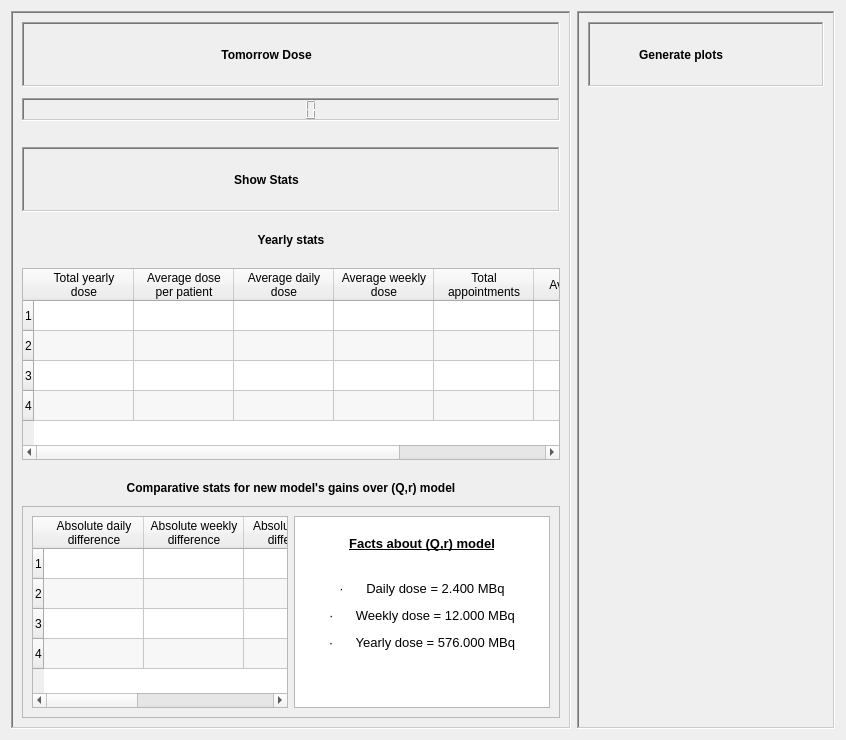
      <widget class="QWidget" name="statisticsTab">
       <attribute name="title">
        <string>Statistics</string>
       </attribute>
       <layout class="QHBoxLayout" name="horizontalLayout_4">
        <item>
         <widget class="QFrame" name="generalStatsFrame">
          <property name="frameShape">
           <enum>QFrame::WinPanel</enum>
          </property>
          <property name="frameShadow">
           <enum>QFrame::Sunken</enum>
          </property>
          <layout class="QVBoxLayout" name="verticalLayout_5">
           <item>
            <layout class="QVBoxLayout" name="tomorrowDose">
             <item>
              <widget class="QFrame" name="tomorrowDose_2">
               <property name="frameShape">
                <enum>QFrame::WinPanel</enum>
               </property>
               <property name="frameShadow">
                <enum>QFrame::Sunken</enum>
               </property>
               <layout class="QHBoxLayout" name="doseLabel">
                <item>
                 <spacer name="horizontalSpacer_3">
                  <property name="orientation">
                   <enum>Qt::Horizontal</enum>
                  </property>
                  <property name="sizeHint" stdset="0">
                   <size>
                    <width>40</width>
                    <height>20</height>
                   </size>
                  </property>
                 </spacer>
                </item>
                <item>
                 <widget class="QLabel" name="tomorrowDoseLabel">
                  <property name="font">
                   <font>
                    <weight>75</weight>
                    <bold>true</bold>
                   </font>
                  </property>
                  <property name="text">
                   <string>Tomorrow Dose</string>
                  </property>
                  <property name="alignment">
                   <set>Qt::AlignCenter</set>
                  </property>
                 </widget>
                </item>
                <item>
                 <widget class="QToolButton" name="calculateButton">
                  <property name="toolTip">
                   <string>Calculate the overall dose for tomorrow</string>
                  </property>
                  <property name="text">
                   <string/>
                  </property>
                  <property name="icon">
                   <iconset resource="icons.qrc">
                    <normaloff>:/icons/icons8-calculate-48.png</normaloff>:/icons/icons8-calculate-48.png</iconset>
                  </property>
                  <property name="iconSize">
                   <size>
                    <width>36</width>
                    <height>36</height>
                   </size>
                  </property>
                  <property name="autoRaise">
                   <bool>true</bool>
                  </property>
                 </widget>
                </item>
                <item>
                 <spacer name="horizontalSpacer_4">
                  <property name="orientation">
                   <enum>Qt::Horizontal</enum>
                  </property>
                  <property name="sizeHint" stdset="0">
                   <size>
                    <width>40</width>
                    <height>20</height>
                   </size>
                  </property>
                 </spacer>
                </item>
               </layout>
              </widget>
             </item>
             <item>
              <spacer name="verticalSpacer_2">
               <property name="orientation">
                <enum>Qt::Vertical</enum>
               </property>
               <property name="sizeType">
                <enum>QSizePolicy::Fixed</enum>
               </property>
               <property name="sizeHint" stdset="0">
                <size>
                 <width>20</width>
                 <height>5</height>
                </size>
               </property>
              </spacer>
             </item>
             <item>
              <widget class="QLCDNumber" name="lcdNumber">
               <property name="sizePolicy">
                <sizepolicy hsizetype="Minimum" vsizetype="Expanding">
                 <horstretch>0</horstretch>
                 <verstretch>0</verstretch>
                </sizepolicy>
               </property>
               <property name="frameShape">
                <enum>QFrame::WinPanel</enum>
               </property>
               <property name="frameShadow">
                <enum>QFrame::Sunken</enum>
               </property>
               <property name="smallDecimalPoint">
                <bool>false</bool>
               </property>
               <property name="mode">
                <enum>QLCDNumber::Dec</enum>
               </property>
               <property name="segmentStyle">
                <enum>QLCDNumber::Filled</enum>
               </property>
              </widget>
             </item>
             <item>
              <spacer name="verticalSpacer">
               <property name="orientation">
                <enum>Qt::Vertical</enum>
               </property>
               <property name="sizeType">
                <enum>QSizePolicy::Fixed</enum>
               </property>
               <property name="sizeHint" stdset="0">
                <size>
                 <width>20</width>
                 <height>20</height>
                </size>
               </property>
              </spacer>
             </item>
            </layout>
           </item>
           <item>
            <widget class="QFrame" name="frame">
             <property name="frameShape">
              <enum>QFrame::WinPanel</enum>
             </property>
             <property name="frameShadow">
              <enum>QFrame::Sunken</enum>
             </property>
             <layout class="QHBoxLayout" name="doseLabel_2">
              <item>
               <spacer name="horizontalSpacer_5">
                <property name="orientation">
                 <enum>Qt::Horizontal</enum>
                </property>
                <property name="sizeHint" stdset="0">
                 <size>
                  <width>40</width>
                  <height>20</height>
                 </size>
                </property>
               </spacer>
              </item>
              <item>
               <widget class="QLabel" name="showStatsLabel">
                <property name="font">
                 <font>
                  <weight>75</weight>
                  <bold>true</bold>
                 </font>
                </property>
                <property name="text">
                 <string>Show Stats</string>
                </property>
                <property name="alignment">
                 <set>Qt::AlignCenter</set>
                </property>
               </widget>
              </item>
              <item>
               <widget class="QToolButton" name="statsButton">
                <property name="toolTip">
                 <string>Show general statistics</string>
                </property>
                <property name="text">
                 <string/>
                </property>
                <property name="icon">
                 <iconset resource="icons.qrc">
                  <normaloff>:/icons/icons8-statistics-64.png</normaloff>:/icons/icons8-statistics-64.png</iconset>
                </property>
                <property name="iconSize">
                 <size>
                  <width>36</width>
                  <height>36</height>
                 </size>
                </property>
                <property name="autoRaise">
                 <bool>true</bool>
                </property>
               </widget>
              </item>
              <item>
               <spacer name="horizontalSpacer_6">
                <property name="orientation">
                 <enum>Qt::Horizontal</enum>
                </property>
                <property name="sizeHint" stdset="0">
                 <size>
                  <width>40</width>
                  <height>20</height>
                 </size>
                </property>
               </spacer>
              </item>
             </layout>
            </widget>
           </item>
           <item>
            <spacer name="verticalSpacer_4">
             <property name="orientation">
              <enum>Qt::Vertical</enum>
             </property>
             <property name="sizeType">
              <enum>QSizePolicy::Fixed</enum>
             </property>
             <property name="sizeHint" stdset="0">
              <size>
               <width>10</width>
               <height>15</height>
              </size>
             </property>
            </spacer>
           </item>
           <item>
            <widget class="QLabel" name="yearlyStatsLabel">
             <property name="sizePolicy">
              <sizepolicy hsizetype="Preferred" vsizetype="Preferred">
               <horstretch>0</horstretch>
               <verstretch>0</verstretch>
              </sizepolicy>
             </property>
             <property name="font">
              <font>
               <weight>75</weight>
               <bold>true</bold>
              </font>
             </property>
             <property name="text">
              <string>Yearly stats</string>
             </property>
             <property name="alignment">
              <set>Qt::AlignCenter</set>
             </property>
            </widget>
           </item>
           <item>
            <spacer name="verticalSpacer_5">
             <property name="orientation">
              <enum>Qt::Vertical</enum>
             </property>
             <property name="sizeType">
              <enum>QSizePolicy::Fixed</enum>
             </property>
             <property name="sizeHint" stdset="0">
              <size>
               <width>20</width>
               <height>15</height>
              </size>
             </property>
            </spacer>
           </item>
           <item>
            <widget class="QTableWidget" name="statsTable_1">
             <property name="sizePolicy">
              <sizepolicy hsizetype="Expanding" vsizetype="Expanding">
               <horstretch>0</horstretch>
               <verstretch>0</verstretch>
              </sizepolicy>
             </property>
             <property name="editTriggers">
              <set>QAbstractItemView::AnyKeyPressed|QAbstractItemView::EditKeyPressed</set>
             </property>
             <property name="alternatingRowColors">
              <bool>true</bool>
             </property>
             <property name="rowCount">
              <number>4</number>
             </property>
             <attribute name="horizontalHeaderStretchLastSection">
              <bool>true</bool>
             </attribute>
             <row/>
             <row/>
             <row/>
             <row/>
             <column>
              <property name="text">
               <string>Total yearly
dose</string>
              </property>
             </column>
             <column>
              <property name="text">
               <string>Average dose
per patient</string>
              </property>
             </column>
             <column>
              <property name="text">
               <string>Average daily 
dose</string>
              </property>
             </column>
             <column>
              <property name="text">
               <string>Average weekly
dose</string>
              </property>
             </column>
             <column>
              <property name="text">
               <string>Total 
appointments</string>
              </property>
             </column>
             <column>
              <property name="text">
               <string>Average BMI</string>
              </property>
             </column>
             <column>
              <property name="text">
               <string>Year</string>
              </property>
             </column>
            </widget>
           </item>
           <item>
            <spacer name="verticalSpacer_6">
             <property name="orientation">
              <enum>Qt::Vertical</enum>
             </property>
             <property name="sizeType">
              <enum>QSizePolicy::Fixed</enum>
             </property>
             <property name="sizeHint" stdset="0">
              <size>
               <width>20</width>
               <height>15</height>
              </size>
             </property>
            </spacer>
           </item>
           <item>
            <widget class="QLabel" name="comparativeStatsLabel">
             <property name="font">
              <font>
               <weight>75</weight>
               <bold>true</bold>
              </font>
             </property>
             <property name="text">
              <string>Comparative stats for new model's gains over (Q,r) model</string>
             </property>
             <property name="alignment">
              <set>Qt::AlignCenter</set>
             </property>
            </widget>
           </item>
           <item>
            <spacer name="verticalSpacer_7">
             <property name="orientation">
              <enum>Qt::Vertical</enum>
             </property>
             <property name="sizeType">
              <enum>QSizePolicy::Fixed</enum>
             </property>
             <property name="sizeHint" stdset="0">
              <size>
               <width>20</width>
               <height>5</height>
              </size>
             </property>
            </spacer>
           </item>
           <item>
            <widget class="QFrame" name="comparisonFrame">
             <property name="frameShape">
              <enum>QFrame::StyledPanel</enum>
             </property>
             <property name="frameShadow">
              <enum>QFrame::Raised</enum>
             </property>
             <layout class="QHBoxLayout" name="horizontalLayout_5">
              <item>
               <widget class="QTableWidget" name="statsTable_2">
                <property name="sizePolicy">
                 <sizepolicy hsizetype="Expanding" vsizetype="Expanding">
                  <horstretch>1</horstretch>
                  <verstretch>0</verstretch>
                 </sizepolicy>
                </property>
                <property name="alternatingRowColors">
                 <bool>true</bool>
                </property>
                <property name="rowCount">
                 <number>4</number>
                </property>
                <row/>
                <row/>
                <row/>
                <row/>
                <column>
                 <property name="text">
                  <string>Absolute daily
difference</string>
                 </property>
                </column>
                <column>
                 <property name="text">
                  <string>Absolute weekly
difference</string>
                 </property>
                </column>
                <column>
                 <property name="text">
                  <string>Absolute yearly
difference</string>
                 </property>
                </column>
                <column>
                 <property name="text">
                  <string>Percentage
difference</string>
                 </property>
                </column>
                <column>
                 <property name="text">
                  <string>Year</string>
                 </property>
                </column>
               </widget>
              </item>
              <item>
               <widget class="QTextEdit" name="textEdit">
                <property name="enabled">
                 <bool>true</bool>
                </property>
                <property name="sizePolicy">
                 <sizepolicy hsizetype="Fixed" vsizetype="Fixed">
                  <horstretch>0</horstretch>
                  <verstretch>0</verstretch>
                 </sizepolicy>
                </property>
                <property name="readOnly">
                 <bool>true</bool>
                </property>
                <property name="html">
                 <string>&lt;!DOCTYPE HTML PUBLIC &quot;-//W3C//DTD HTML 4.0//EN&quot; &quot;http://www.w3.org/TR/REC-html40/strict.dtd&quot;&gt;
&lt;html&gt;&lt;head&gt;&lt;meta name=&quot;qrichtext&quot; content=&quot;1&quot; /&gt;&lt;style type=&quot;text/css&quot;&gt;
p, li { white-space: pre-wrap; }
&lt;/style&gt;&lt;/head&gt;&lt;body style=&quot; font-family:'Segoe UI'; font-size:10pt; font-weight:400; font-style:normal;&quot;&gt;
&lt;p align=&quot;center&quot; style=&quot;-qt-paragraph-type:empty; margin-top:0px; margin-bottom:0px; margin-left:0px; margin-right:0px; -qt-block-indent:0; text-indent:0px;&quot;&gt;&lt;br /&gt;&lt;/p&gt;
&lt;p align=&quot;center&quot; style=&quot; margin-top:0px; margin-bottom:0px; margin-left:0px; margin-right:0px; -qt-block-indent:0; text-indent:0px;&quot;&gt;&lt;span style=&quot; font-weight:600; text-decoration: underline;&quot;&gt;Facts about (Q,r) model&lt;/span&gt;&lt;/p&gt;
&lt;p align=&quot;center&quot; style=&quot;-qt-paragraph-type:empty; margin-top:0px; margin-bottom:0px; margin-left:0px; margin-right:0px; -qt-block-indent:0; text-indent:0px; font-weight:600;&quot;&gt;&lt;br /&gt;&lt;/p&gt;
&lt;p align=&quot;center&quot; style=&quot;-qt-paragraph-type:empty; margin-top:0px; margin-bottom:0px; margin-left:0px; margin-right:0px; -qt-block-indent:0; text-indent:0px;&quot;&gt;&lt;br /&gt;&lt;/p&gt;
&lt;p align=&quot;center&quot; style=&quot; margin-top:0px; margin-bottom:0px; margin-left:0px; margin-right:0px; -qt-block-indent:0; text-indent:0px;&quot;&gt;&lt;span style=&quot; font-family:'Symbol';&quot;&gt;·&lt;/span&gt;&lt;span style=&quot; font-family:'Times New Roman'; font-size:7pt;&quot;&gt;         &lt;/span&gt;Daily dose = 2.400 MBq&lt;/p&gt;
&lt;p align=&quot;center&quot; style=&quot; margin-top:12px; margin-bottom:12px; margin-left:0px; margin-right:0px; -qt-block-indent:0; text-indent:0px;&quot;&gt;&lt;span style=&quot; font-family:'Symbol';&quot;&gt;·&lt;/span&gt;&lt;span style=&quot; font-family:'Times New Roman'; font-size:7pt;&quot;&gt;         &lt;/span&gt;Weekly dose = 12.000 MBq&lt;/p&gt;
&lt;p align=&quot;center&quot; style=&quot; margin-top:12px; margin-bottom:12px; margin-left:0px; margin-right:0px; -qt-block-indent:0; text-indent:0px;&quot;&gt;&lt;span style=&quot; font-family:'Symbol';&quot;&gt;·&lt;/span&gt;&lt;span style=&quot; font-family:'Times New Roman'; font-size:7pt;&quot;&gt;         &lt;/span&gt;Yearly dose = 576.000 MBq&lt;/p&gt;&lt;/body&gt;&lt;/html&gt;</string>
                </property>
               </widget>
              </item>
             </layout>
            </widget>
           </item>
          </layout>
         </widget>
        </item>
        <item>
         <widget class="QFrame" name="plotsFrame">
          <property name="sizePolicy">
           <sizepolicy hsizetype="Expanding" vsizetype="Preferred">
            <horstretch>0</horstretch>
            <verstretch>0</verstretch>
           </sizepolicy>
          </property>
          <property name="frameShape">
           <enum>QFrame::WinPanel</enum>
          </property>
          <property name="frameShadow">
           <enum>QFrame::Sunken</enum>
          </property>
          <layout class="QVBoxLayout" name="verticalLayout">
           <item>
            <widget class="QFrame" name="frame">
             <property name="frameShape">
              <enum>QFrame::WinPanel</enum>
             </property>
             <property name="frameShadow">
              <enum>QFrame::Sunken</enum>
             </property>
             <layout class="QHBoxLayout" name="plotButtonLayout">
              <item>
               <spacer name="horizontalSpacer">
                <property name="orientation">
                 <enum>Qt::Horizontal</enum>
                </property>
                <property name="sizeHint" stdset="0">
                 <size>
                  <width>40</width>
                  <height>20</height>
                 </size>
                </property>
               </spacer>
              </item>
              <item>
               <layout class="QHBoxLayout" name="plotButtonLabel">
                <item>
                 <widget class="QLabel" name="generalePlotsLabel">
                  <property name="font">
                   <font>
                    <weight>75</weight>
                    <bold>true</bold>
                   </font>
                  </property>
                  <property name="text">
                   <string>Generate plots</string>
                  </property>
                 </widget>
                </item>
                <item>
                 <widget class="QToolButton" name="plotButton">
                  <property name="toolTip">
                   <string>Generate useful plots</string>
                  </property>
                  <property name="text">
                   <string/>
                  </property>
                  <property name="icon">
                   <iconset resource="icons.qrc">
                    <normaloff>:/icons/icons8-combo-chart-100.png</normaloff>:/icons/icons8-combo-chart-100.png</iconset>
                  </property>
                  <property name="iconSize">
                   <size>
                    <width>36</width>
                    <height>36</height>
                   </size>
                  </property>
                  <property name="autoRaise">
                   <bool>true</bool>
                  </property>
                 </widget>
                </item>
               </layout>
              </item>
              <item>
               <spacer name="horizontalSpacer_2">
                <property name="orientation">
                 <enum>Qt::Horizontal</enum>
                </property>
                <property name="sizeHint" stdset="0">
                 <size>
                  <width>40</width>
                  <height>20</height>
                 </size>
                </property>
               </spacer>
              </item>
             </layout>
            </widget>
           </item>
           <item>
            <widget class="QWidget" name="content_plot_1" native="true">
             <property name="sizePolicy">
              <sizepolicy hsizetype="Expanding" vsizetype="Minimum">
               <horstretch>0</horstretch>
               <verstretch>1</verstretch>
              </sizepolicy>
             </property>
            </widget>
           </item>
           <item>
            <spacer name="verticalSpacer_3">
             <property name="orientation">
              <enum>Qt::Vertical</enum>
             </property>
             <property name="sizeHint" stdset="0">
              <size>
               <width>20</width>
               <height>15</height>
              </size>
             </property>
            </spacer>
           </item>
           <item>
            <widget class="QWidget" name="content_plot_2" native="true">
             <property name="sizePolicy">
              <sizepolicy hsizetype="Expanding" vsizetype="Minimum">
               <horstretch>0</horstretch>
               <verstretch>1</verstretch>
              </sizepolicy>
             </property>
            </widget>
           </item>
          </layout>
         </widget>
        </item>
       </layout>
      </widget>
